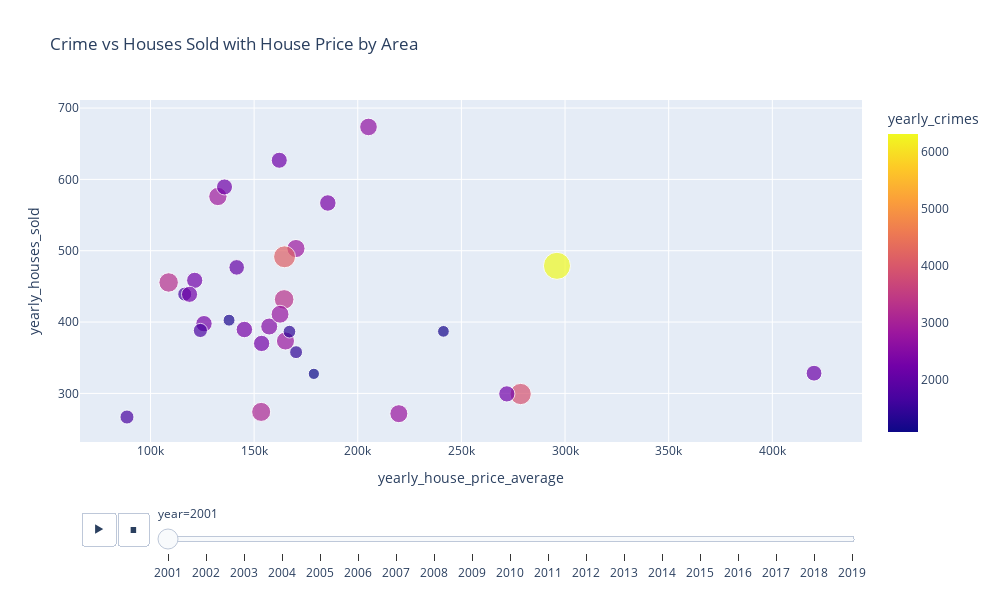

The notebook cell saved with this chart:
### Markdown cell above
Using Plotly I will create a scatter plot to visualise the data together.

### Code cell
fig = px.scatter(
    borough_yearly_average,
    x="yearly_house_price_average",
    y="yearly_houses_sold",
    color="yearly_crimes",
    size="yearly_crimes",
    hover_name="area",
    animation_frame="year",
    title="House Prices vs Houses Sold with House Price by Area",
    width=1000,
    height=600
)
fig.show()

### Figure 1 — Plotly figure (JSON) as saved in the notebook; plotly's stock layout.template omitted (floating-point values rounded to 4 significant figures)
{"data": [{"hovertemplate": "<b>%{hovertext}</b><br><br>year=2001<br>yearly_house_price_average=%{x}<br>yearly_houses_sold=%{y}<br>yearly_crimes=%{marker.color}<extra></extra>", "hovertext": ["barking and dagenham", "barnet", "bexley", "brent", "bromley", "camden", "croydon", "ealing", "enfield", "greenwich", "hackney", "hammersmith and fulham", "haringey", "harrow", "havering", "hillingdon", "hounslow", "islington", "kensington and chelsea", "kingston upon thames", "lambeth", "lewisham", "merton", "newham", "redbridge", "richmond upon thames", "southwark", "sutton", "tower hamlets", "waltham forest", "wandsworth", "westminster"], "legendgroup": "", "marker": {"color": [1706.0, 2338.0, 1685.0, 2486.0, 2219.0, 3893.0, 2879.0, 2830.0, 2211.0, 2300.0, 3117.0, 2261, 2820.0, 1432.0, 1724.0, 2337.0, 2278, 2786.0, 2155.0, 1086.0, 4139.0, 2262, 1395.0, 3263.0, 2086.0, 1181.0, 3306.0, 1226.0, 2754, 2243.0, 2667.0, 6310.0], "coloraxis": "coloraxis", "size": [1706.0, 2338.0, 1685.0, 2486.0, 2219.0, 3893.0, 2879.0, 2830.0, 2211.0, 2300.0, 3117.0, 2261, 2820.0, 1432.0, 1724.0, 2337.0, 2278, 2786.0, 2155.0, 1086.0, 4139.0, 2262, 1395.0, 3263.0, 2086.0, 1181.0, 3306.0, 1226.0, 2754, 2243.0, 2667.0, 6310.0], "sizemode": "area", "sizeref": 17.16, "symbol": "circle"}, "mode": "markers", "name": "", "orientation": "v", "showlegend": false, "type": "scatter", "x": [88664, 185600.0, 116500.0, 157300.0, 162100.0, 278600.0, 132500.0, 170200.0, 135700.0, 125820, 153400.0, 271900.0, 165100.0, 170300.0, 124100.0, 145300.0, 153623, 219800.0, 420100.0, 178800.0, 164700.0, 121300.0, 167000.0, 108800.0, 141600.0, 241300.0, 164500.0, 137900.0, 162500.0, 118800.0, 205200.0, 296100.0], "xaxis": "x", "y": [266.9, 566.9, 439.2, 393.8, 626.8, 299.2, 576, 503.1, 589.4, 397.8, 274.1, 299.3, 373.5, 357.8, 388.2, 389.6, 370.1, 271.6, 328.3, 327.4, 491.5, 458.5, 386.6, 455.5, 476.7, 387, 431.8, 402.7, 411, 438.9, 673.5, 478.8], "yaxis": "y"}], "layout": {"coloraxis": {"colorbar": {"title": {"text": "yearly_crimes"}}, "colorscale": [[0, "#0d0887"], [0.1111, "#46039f"], [0.2222, "#7201a8"], [0.3333, "#9c179e"], [0.4444, "#bd3786"], [0.5556, "#d8576b"], [0.6667, "#ed7953"], [0.7778, "#fb9f3a"], [0.8889, "#fdca26"], [1, "#f0f921"]]}, "height": 600, "legend": {"itemsizing": "constant", "tracegroupgap": 0}, "sliders": [{"active": 0, "currentvalue": {"prefix": "year="}, "len": 0.9, "pad": {"b": 10, "t": 60}, "steps": [{"args": [["2001"], {"frame": {"duration": 0, "redraw": false}, "fromcurrent": true, "mode": "immediate", "transition": {"duration": 0, "easing": "linear"}}], "label": "2001", "method": "animate"}, {"args": [["2002"], {"frame": {"duration": 0, "redraw": false}, "fromcurrent": true, "mode": "immediate", "transition": {"duration": 0, "easing": "linear"}}], "label": "2002", "method": "animate"}, {"args": [["2003"], {"frame": {"duration": 0, "redraw": false}, "fromcurrent": true, "mode": "immediate", "transition": {"duration": 0, "easing": "linear"}}], "label": "2003", "method": "animate"}, {"args": [["2004"], {"frame": {"duration": 0, "redraw": false}, "fromcurrent": true, "mode": "immediate", "transition": {"duration": 0, "easing": "linear"}}], "label": "2004", "method": "animate"}, {"args": [["2005"], {"frame": {"duration": 0, "redraw": false}, "fromcurrent": true, "mode": "immediate", "transition": {"duration": 0, "easing": "linear"}}], "label": "2005", "method": "animate"}, {"args": [["2006"], {"frame": {"duration": 0, "redraw": false}, "fromcurrent": true, "mode": "immediate", "transition": {"duration": 0, "easing": "linear"}}], "label": "2006", "method": "animate"}, {"args": [["2007"], {"frame": {"duration": 0, "redraw": false}, "fromcurrent": true, "mode": "immediate", "transition": {"duration": 0, "easing": "linear"}}], "label": "2007", "method": "animate"}, {"args": [["2008"], {"frame": {"duration": 0, "redraw": false}, "fromcurrent": true, "mode": "immediate", "transition": {"duration": 0, "easing": "linear"}}], "label": "2008", "method": "animate"}, {"args": [["2009"], {"frame": {"duration": 0, "redraw": false}, "fromcurrent": true, "mode": "immediate", "transition": {"duration": 0, "easing": "linear"}}], "label": "2009", "method": "animate"}, {"args": [["2010"], {"frame": {"duration": 0, "redraw": false}, "fromcurrent": true, "mode": "immediate", "transition": {"duration": 0, "easing": "linear"}}], "label": "2010", "method": "animate"}, {"args": [["2011"], {"frame": {"duration": 0, "redraw": false}, "fromcurrent": true, "mode": "immediate", "transition": {"duration": 0, "easing": "linear"}}], "label": "2011", "method": "animate"}, {"args": [["2012"], {"frame": {"duration": 0, "redraw": false}, "fromcurrent": true, "mode": "immediate", "transition": {"duration": 0, "easing": "linear"}}], "label": "2012", "method": "animate"}, {"args": [["2013"], {"frame": {"duration": 0, "redraw": false}, "fromcurrent": true, "mode": "immediate", "transition": {"duration": 0, "easing": "linear"}}], "label": "2013", "method": "animate"}, {"args": [["2014"], {"frame": {"duration": 0, "redraw": false}, "fromcurrent": true, "mode": "immediate", "transition": {"duration": 0, "easing": "linear"}}], "label": "2014", "method": "animate"}, {"args": [["2015"], {"frame": {"duration": 0, "redraw": false}, "fromcurrent": true, "mode": "immediate", "transition": {"duration": 0, "easing": "linear"}}], "label": "2015", "method": "animate"}, {"args": [["2016"], {"frame": {"duration": 0, "redraw": false}, "fromcurrent": true, "mode": "immediate", "transition": {"duration": 0, "easing": "linear"}}], "label": "2016", "method": "animate"}, {"args": [["2017"], {"frame": {"duration": 0, "redraw": false}, "fromcurrent": true, "mode": "immediate", "transition": {"duration": 0, "easing": "linear"}}], "label": "2017", "method": "animate"}, {"args": [["2018"], {"frame": {"duration": 0, "redraw": false}, "fromcurrent": true, "mode": "immediate", "transition": {"duration": 0, "easing": "linear"}}], "label": "2018", "method": "animate"}, {"args": [["2019"], {"frame": {"duration": 0, "redraw": false}, "fromcurrent": true, "mode": "immediate", "transition": {"duration": 0, "easing": "linear"}}], "label": "2019", "method": "animate"}], "x": 0.1, "xanchor": "left", "y": 0, "yanchor": "top"}], "title": {"text": "Crime vs Houses Sold with House Price by Area"}, "updatemenus": [{"buttons": [{"args": [null, {"frame": {"duration": 500, "redraw": false}, "fromcurrent": true, "mode": "immediate", "transition": {"duration": 500, "easing": "linear"}}], "label": "&#9654;", "method": "animate"}, {"args": [[null], {"frame": {"duration": 0, "redraw": false}, "fromcurrent": true, "mode": "immediate", "transition": {"duration": 0, "easing": "linear"}}], "label": "&#9724;", "method": "animate"}], "direction": "left", "pad": {"r": 10, "t": 70}, "showactive": false, "type": "buttons", "x": 0.1, "xanchor": "right", "y": 0, "yanchor": "top"}], "width": 1000, "xaxis": {"anchor": "y", "domain": [0, 1], "title": {"text": "yearly_house_price_average"}}, "yaxis": {"anchor": "x", "domain": [0, 1], "title": {"text": "yearly_houses_sold"}}}}
